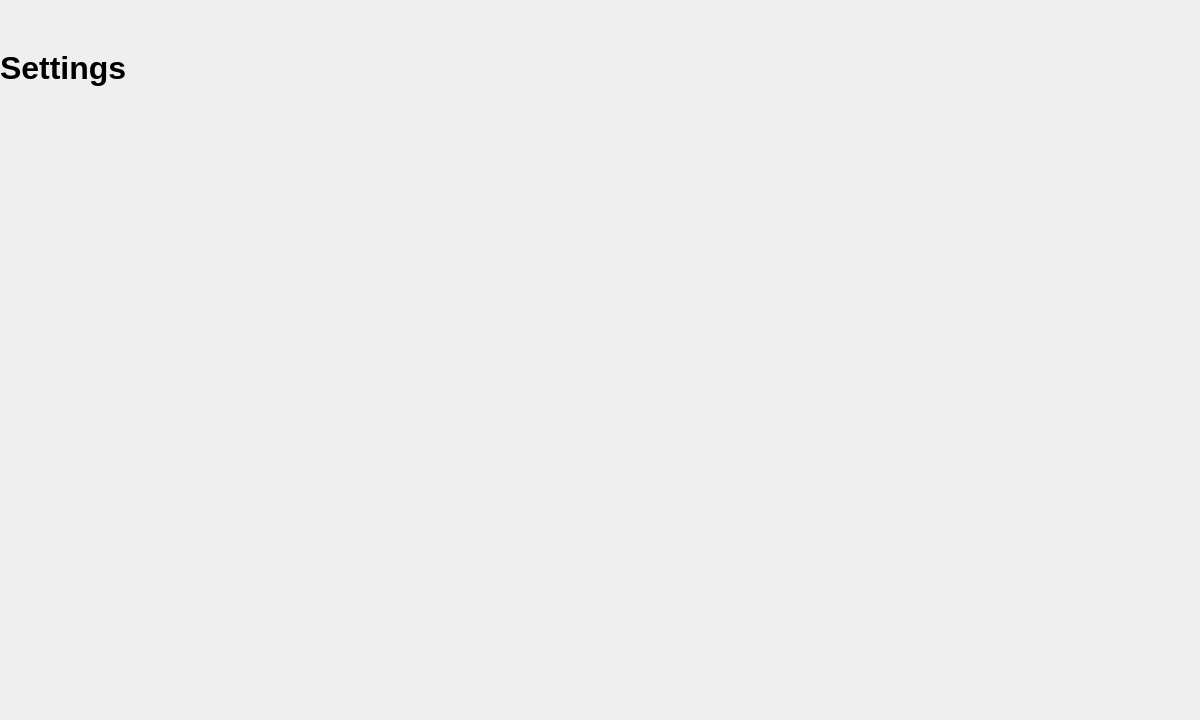
<?xml version="1.0" encoding="UTF-8"?>
<ui version="4.0">
 <class>Form</class>
 <widget class="QWidget" name="Form">
  <property name="geometry">
   <rect>
    <x>0</x>
    <y>0</y>
    <width>1200</width>
    <height>720</height>
   </rect>
  </property>
  <property name="windowTitle">
   <string>Form</string>
  </property>
  <widget class="QLabel" name="label">
   <property name="geometry">
    <rect>
     <x>0</x>
     <y>50</y>
     <width>141</width>
     <height>41</height>
    </rect>
   </property>
   <property name="font">
    <font>
     <pointsize>24</pointsize>
    </font>
   </property>
   <property name="text">
    <string>&lt;html&gt;&lt;head/&gt;&lt;body&gt;&lt;p&gt;&lt;span style=&quot; font-weight:600;&quot;&gt;Settings&lt;/span&gt;&lt;/p&gt;&lt;/body&gt;&lt;/html&gt;</string>
   </property>
   <property name="alignment">
    <set>Qt::AlignLeading|Qt::AlignLeft|Qt::AlignTop</set>
   </property>
  </widget>
 </widget>
 <resources/>
 <connections/>
</ui>
